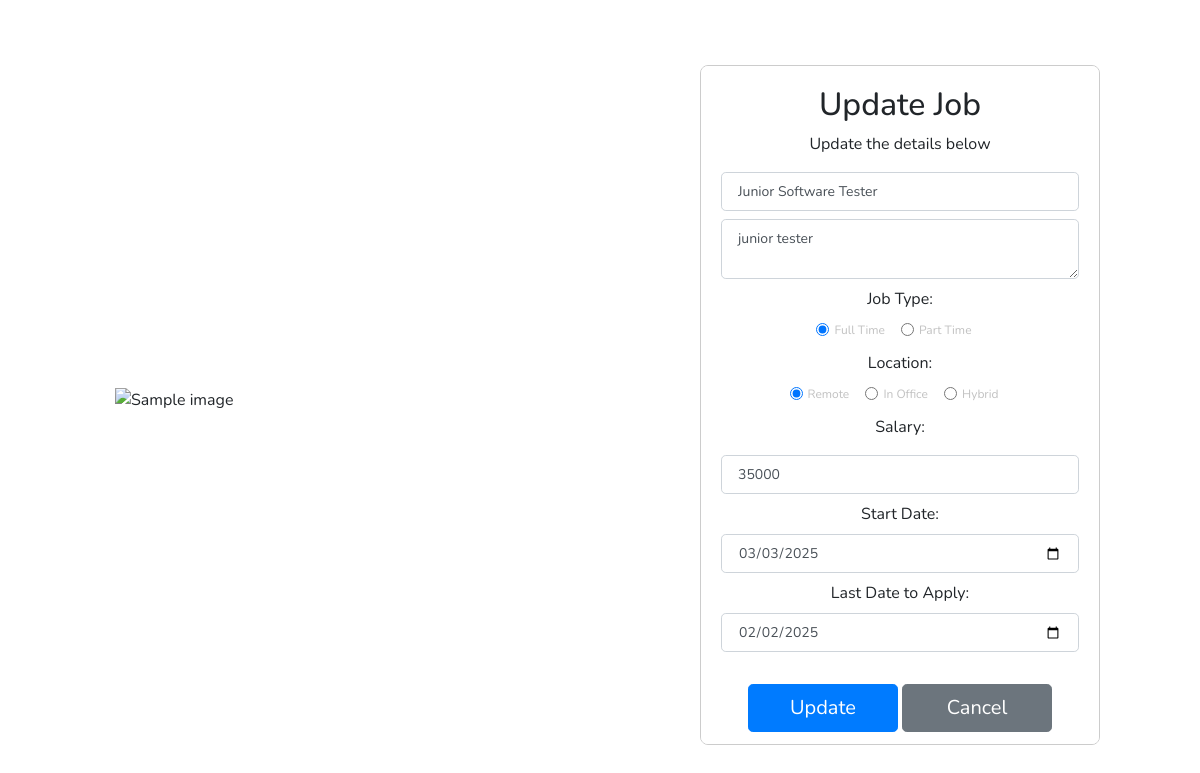
The app's page /update_job/JOB-3-20241116000000/ (signed in) with its own data.
### home/models.py (models this page shows, shortened)
class Job(models.Model):
    job_id = models.CharField(max_length=25, primary_key=True)
    job_role = models.CharField(max_length=50, default="Job Role Not Specified")
    description = models.TextField(default="Description not provided")
    job_type = models.CharField(
        max_length=20,
        choices=[('part_time', 'Part Time'), ('full_time', 'Full Time')],
        default='full_time',
    )
    location = models.CharField(
        max_length=20,
        choices=[('remote', 'Remote'), ('in_office', 'In Office'), ('hybrid', 'Hybrid')],
        default='remote',
    )
    salary = models.PositiveIntegerField(default=0)
    start_date = models.DateField(default=date(2024, 1, 1))
    last_date_to_apply = models.DateField(default=date(2024, 12, 31))
    posted_date = models.DateTimeField(auto_now_add=True)
    company = models.ForeignKey(
        Company, on_delete=models.CASCADE, related_name="jobs", null=True, blank=True
    )
    created_by = models.ForeignKey(
        Admin, on_delete=models.SET_NULL, null=True, blank=True, related_name="created_jobs"
    )

### home/views.py (the view, shortened to what this page needs)
# urls.py: path('update_job/<str:job_id>/', views.update_job, name='update_job'),
@login_required
def update_job(request, job_id):
    job = get_object_or_404(Job, pk=job_id)
    return render(request, 'update_job.html', {'job': job})

### home/templates/update_job.html (shortened to what this page needs)
{% load static %}
<html>
<link rel="stylesheet" href="https://stackpath.bootstrapcdn.com/bootstrap/4.3.1/css/bootstrap.min.css">
<body>
  <section class="vh-100">
    <div class="container-fluid h-custom">
        <div class="row d-flex justify-content-center align-items-center h-100">
            <div class="col-md-9 col-lg-6 col-xl-5">
                <img src="https://mdbcdn.b-cdn.net/img/Photos/new-templates/bootstrap-login-form/draw2.webp"
                     class="img-fluid" alt="Sample image">
            </div>
            <div style="margin-top:10px;" class="col-md-8 col-lg-6 col-xl-4 offset-xl-1 form-container">
                <form method="post" action="{% url 'update_job' job.job_id %}">
                    <div class="text-center">
                        <h2>Update Job</h2>
                        <p>Update the details below</p>
                        <input style="margin-top:10px" type="text" class="form-control form-control-lg" placeholder="Enter Job Role" name="job_role" value="{{ job.job_role }}" required />
                        <textarea style="margin-top:8px" class="form-control form-control-lg" placeholder="Enter Description" name="description" required>{{ job.description }}</textarea>
                        <div style="margin-top:8px">
                            <label>Job Type:</label><br>
                            <div class="form-check form-check-inline">
                                <input class="form-check-input" type="radio" name="job_type" id="full_time" value="full_time" {% if job.job_type == 'full_time' %}checked{% endif %} required />
                                <label class="form-check-label" for="full_time">Full Time</label>
                            </div>
                            <div class="form-check form-check-inline">
                                <input class="form-check-input" type="radio" name="job_type" id="part_time" value="part_time" {% if job.job_type == 'part_time' %}checked{% endif %} required />
                                <label class="form-check-label" for="part_time">Part Time</label>
                            </div>
                        </div>
                        <div style="margin-top:8px">
                            <label>Location:</label><br>
                            <div class="form-check form-check-inline">
                                <input class="form-check-input" type="radio" name="location" id="remote" value="remote" {% if job.location == 'remote' %}checked{% endif %} required />
                                <label class="form-check-label" for="remote">Remote</label>
                            </div>
                            <div class="form-check form-check-inline">
                                <input class="form-check-input" type="radio" name="location" id="in_office" value="in_office" {% if job.location == 'in_office' %}checked{% endif %} required />
                                <label class="form-check-label" for="in_office">In Office</label>
                            </div>
                            <div class="form-check form-check-inline">
                                <input class="form-check-input" type="radio" name="location" id="hybrid" value="hybrid" {% if job.location == 'hybrid' %}checked{% endif %} required />
                                <label class="form-check-label" for="hybrid">Hybrid</label>
                            </div>
                        </div>
                        <label for="salary" style="margin-top:8px;">Salary:</label>
                        <input style="margin-top:8px" type="number" class="form-control form-control-lg" placeholder="Enter Salary" name="salary" value="{{ job.salary }}" required />
                        <label for="start_date" style="margin-top:8px;">Start Date:</label>
                        <input type="date" class="form-control form-control-lg" name="start_date"
                            value="{{ job.start_date|date:'Y-m-d' }}" required />
                        <label for="last_date_to_apply" style="margin-top:8px;">Last Date to Apply:</label>
                        <input type="date" class="form-control form-control-lg" name="last_date_to_apply"
                            value="{{ job.last_date_to_apply|date:'Y-m-d' }}" required />
                        <div class="text-center text-lg-start mt-4 pt-2">
                            <button type="submit" class="btn btn-primary btn-lg" style="width: 150px;">Update</button>
                            <button type="button" class="btn btn-secondary btn-lg" style="width: 150px;" onclick="window.history.back();">Cancel</button>
                        </div>
                    </div>
                </form>
            </div>
        </div>
    </div>
</section>
</body>
</html>

### home/templates/update_job.html (style rules this page uses)
* { margin: 0; padding: 0; font-family: 'Nunito', sans-serif; box-sizing: border-box; }
input::placeholder { font-size: 12px; color: rgba(100, 100, 100, 0.3); }
input.form-control-lg, textarea.form-control-lg { font-size: 14px; }
.form-check-label { font-size: 0.75em; color: rgba(100, 100, 100, 0.4); }
.form-container { border: 1px solid #ccc; border-radius: 8px; padding: 20px; margin-top: 20px; background-color: #fff; max-height: 85vh; overflow-y: auto; }
input[type="number"] { -moz-appearance: textfield; }

### records on screen
Job: job_role "Junior Software Tester", description "junior tester", job_type "☑ Full Time", job_type "☐ Part Time", location "☑ Remote", location "☐ In Office", location "☐ Hybrid", salary "35000", start_date "03/03/2025", last_date_to_apply "02/02/2025"
